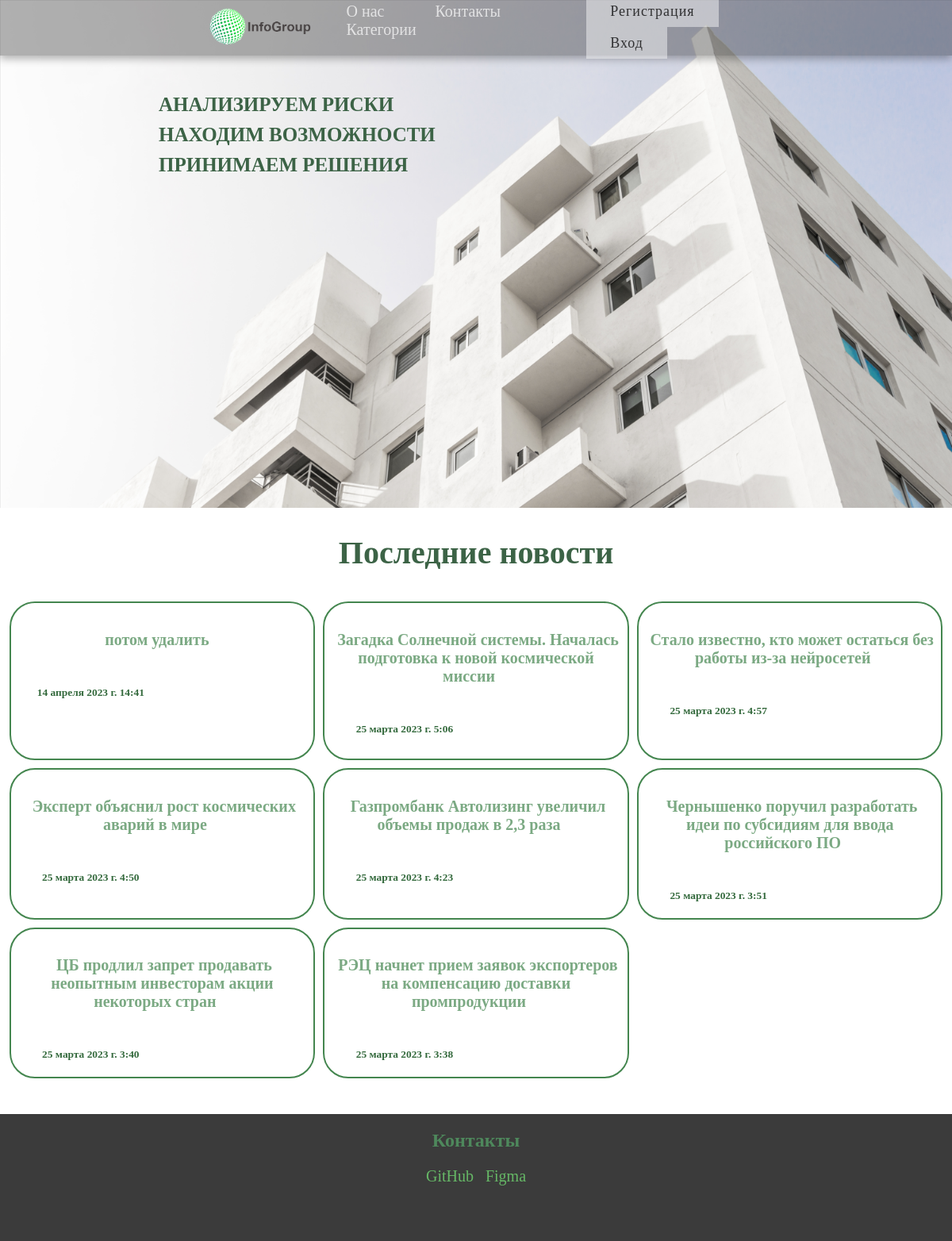
Before: / with the older database file.
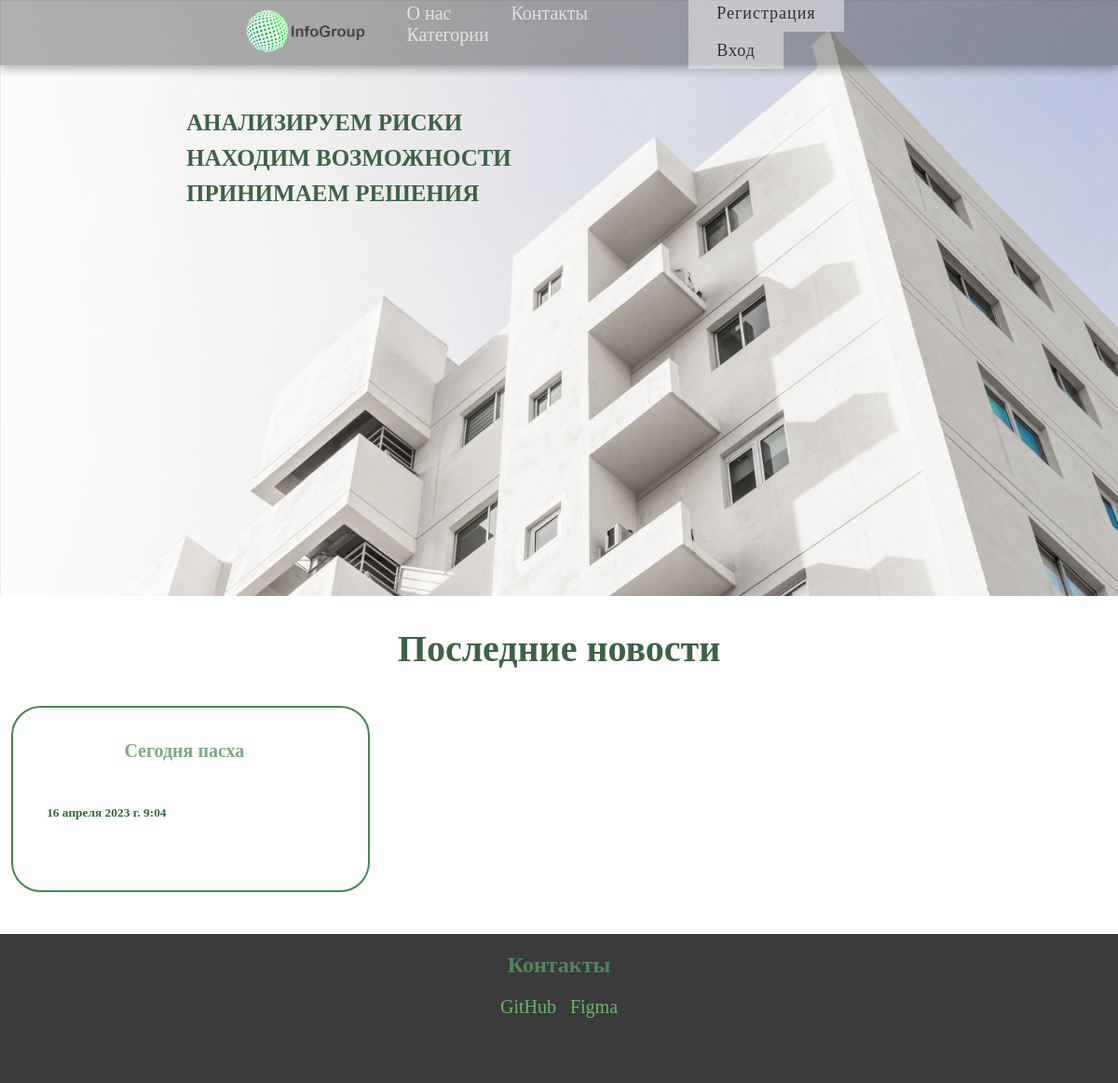
After: the same page with the newer database file.
### _NewsSite/models.py (models this page shows, shortened)
class Posts(models.Model):
    UserID = models.ForeignKey(MyUsers, on_delete=models.DO_NOTHING, null=False, default=0)
    CategoryID = models.ForeignKey(PostCategory, on_delete=models.DO_NOTHING, null=False, default=0)
    Title = models.CharField(max_length=255)
    Text = models.CharField(max_length = 10000 )
    Datee = models.DateTimeField(auto_now_add=True, null=True)
    class Meta:
        verbose_name = 'Посты'
        ordering = [ 'Datee' ]

### _NewsSite/views.py (the view)
# urls.py: path('', views.index),
def index(request): # 127.0.0.1:8000/
    posts = Posts.objects.order_by('-id')[0:10]  # posts = Posts.objects.filter(id__range =(0, 10))
    if request.method == 'POST':
        loginform = LoginFrom(request.POST)
        if loginform.is_valid():
            user = authenticate(Login=loginform.cleaned_data['Login'], password=loginform.cleaned_data['password'])
            print(user)
            if (user is not None):
                login(request, user)
                return render(request, 'main_page.html', {'posts': posts})
            else:
                return redirect('login/?&error=пользователь не найден или неверный пароль')
        else:
            return HttpResponse('что-то пошло не так упс ╰(*°▽°*)╯')
    else:
        return render(request, 'main_page.html', { 'posts' : posts, 'user': request.user } )

### templates/main_page.html (shortened to what this page needs)
{% load static %}
<!DOCTYPE html>
<html lang="en">
<head>
    <link rel="stylesheet" href="static/css/sus.css">
    <link rel="stylesheet" href="{% static 'css/post.css' %}">
</head>
<body style="font-family: 'TTNormsProRegular';">
    <nav class="navbar">
        <div class="container">
            <img src="static/img/logo_test.png" class="logo_wrap"/>
            <div class="navbar-wrap">
                <ul class="navbar-menu">
                    <li><a href="#">О нас</a></li>
                    <li><a href="#jump">Контакты</a></li>
                    <li><a href="#">Категории</a></li>
                </ul>
                <ul class="callback">
                    {% if not user.is_authenticated %}
                        <li><a href="http://127.0.0.1:8000/reg/" class="btn-flip" data-back="Регистрация" data-front="Регистрация"></a></li>
                        <li><a href="http://127.0.0.1:8000/login/" class="btn-flip" data-back="Вход" data-front="Вход"></a></li>
                    {% else %}
                        <li><a href="http://127.0.0.1:8000/logout/?&redir=//" class="btn-flip" data-back="Выход" data-front="Выход"></a></li>
                        <li>{{ user.Login }}</li>
                    {% endif %}
                </ul>
            </div>
        </div>
    </nav>
    <header class="header">
        <div class="head_container">
            <h2 class="header_title">АНАЛИЗИРУЕМ РИСКИ <p>НАХОДИМ ВОЗМОЖНОСТИ</p><p>ПРИНИМАЕМ РЕШЕНИЯ</p></h2>
        </div>
    </header>
    <div >
        <h2 align="center" style="color: #3c6346; font-size: 40px;">Последние новости</h2>
        <div align="center" class="grid">
            {% for p in posts %}
              <div class="grid-item border">
                <h4><a href="http://127.0.0.1:8000/post/?&postid={{p.id}}" class="href_text">{{p.Title}}</a></h4>
                <h6 class="grid-h6">{{p.Datee }}</h6>
              </div>
            {% endfor  %}
      </div>
    </div>
    <div id="jump" class="cotacts" style="height: 20vh; background-color: #3b3b3b;" >
        <h2 class="com_bot" align="center" style="color: rgb(78, 136, 92);">Контакты</h2>
        <ul class="refer">
            <li><a href="https://github.com/Viktor-8bit/NewsSite" style="text-decoration: none; color: rgb(102, 184, 102); padding-right: 15px;">GitHub</a></li>
            <li><a href="https://www.figma.com/file/oEnGj0biVRmjLDiXHrySVJ/Untitled?node-id=1-34&t=hG9COjllPPMJROUc-0" style="text-decoration: none; color: rgb(102, 184, 102);">Figma</a></li>
        </ul>
    </div>
</body>
</html>

### static/css/sus.css (style rules this page uses)
html { scroll-behavior: smooth; }
.logo_wrap { height: 70px; padding-left: 250px; }
body { margin: 0; overflow-x: hidden; }
.header { height: 80vh; width: 100%; display: flex; background-image: url(../img/bg_test.png); background-size: cover; align-items: center; }
.header_title { font-size: 25px; padding-left: 200px; padding-bottom: 300px; color: #3c6346; }
p { margin: 0; padding-top: 10px; }
.navbar { width: 100%; height: 70px; box-shadow: 0 4px 10px rgba(0, 0, 0, 0.3); background-color: rgba(0, 0, 0, 0.3); position: fixed; }
.navbar .container { height: inherit; display: flex; justify-content: space-between; align-items: center; }
.navbar-menu { list-style-type: none; padding-left: 0; margin-bottom: 15px; margin-top: 25px; }
.navbar-menu li { display: inline-block; }
.navbar-menu li a { color: #ffffff; font-size: 20px; text-decoration: none; opacity: 0.7; padding: 30px; transition: all 0.25s ease-in-out; }
.callback { list-style-type: none; padding-left: 0; margin-bottom: 18px; margin-left: 40px; margin-right: 15px; padding-right: 250px; }
.callback li { display: inline-block; font-size: 20px; }
.callback li a { text-decoration: none; }
.navbar-wrap { display: flex; flex-flow: row nowrap; }
.btn-flip { opacity: 1; outline: 0; color: #fff; line-height: 40px; position: relative; text-align: center; letter-spacing: 1px; display: inline-block; text-decoration: none; font-family: 'TTNormsProRegular'; font-size: 18px; }
.btn-flip:after { top: 0; left: 0; opacity: 0; width: 100%; color: #4b4b4b; display: block; transition: 0.5s; position: absolute; background: rgba(212, 255, 242, 0.7); content: attr(data-back); transform: translateY(-50%) rotateX(90deg); }
.btn-flip:before { top: 0; left: 0; opacity: 1; color: #171718da; display: block; padding: 0 30px; line-height: 40px; transition: 0.5s; position: relative; background: rgba(255, 255, 255, 0.45); content: attr(data-front); transform: translateY(0) rotateX(0); }
.com_bot { margin: 0; padding-top: 20px; }
.refer { display: flex; justify-content: center; align-items: center; list-style-type: none; padding-left: 0; font-size: 20px; }

### static/css/post.css (style rules this page uses)
.grid { color: #33693c; font-size: 20px; display: grid; justify-content: center; grid-template-columns: 395.66px 395.66px 395.66px; grid-template-rows: 210px; margin-bottom: 40px; }
.grid a { color: #44864f; opacity: 0.7; padding: 30px; transition: all 0.25s ease-in-out; }
.grid-item { margin: 5px; }
.grid-item a { margin: 5px; margin-bottom: 0px; text-decoration: none; padding-top: 28px; padding-bottom: 0px; padding-left: 0px; padding-right: 13px; }
.border { animation: pulsate 1.5s infinite alternate; border: 2px solid #44864f; border-radius: 2rem; padding: 0.4em; }
.grid-h6 { padding-right: 180px; padding-top: 20px; margin-bottom: 12px; margin-top: 0px; }
.href_text { padding-bottom: 10px; }

Changed rows visible on the page:
removed Posts: Title "потом удалить", Datee "14 апреля 2023 г. 14:41"
removed Posts: Title "Загадка Солнечной системы. Началась подготовка к новой космической миссии", Datee "25 марта 2023 г. 5:06"
removed Posts: Title "Стало известно, кто может остаться без работы из-за нейросетей", Datee "25 марта 2023 г. 4:57"
removed Posts: Title "Эксперт объяснил рост космических аварий в мире", Datee "25 марта 2023 г. 4:50"
removed Posts: Title "Газпромбанк Автолизинг увеличил объемы продаж в 2,3 раза", Datee "25 марта 2023 г. 4:23"
removed Posts: Title "Чернышенко поручил разработать идеи по субсидиям для ввода российского ПО", Datee "25 марта 2023 г. 3:51"
removed Posts: Title "ЦБ продлил запрет продавать неопытным инвесторам акции некоторых стран", Datee "25 марта 2023 г. 3:40"
removed Posts: Title "РЭЦ начнет прием заявок экспортеров на компенсацию доставки промпродукции", Datee "25 марта 2023 г. 3:38"
added Posts: Title "Сегодня пасха", Datee "16 апреля 2023 г. 9:04"
